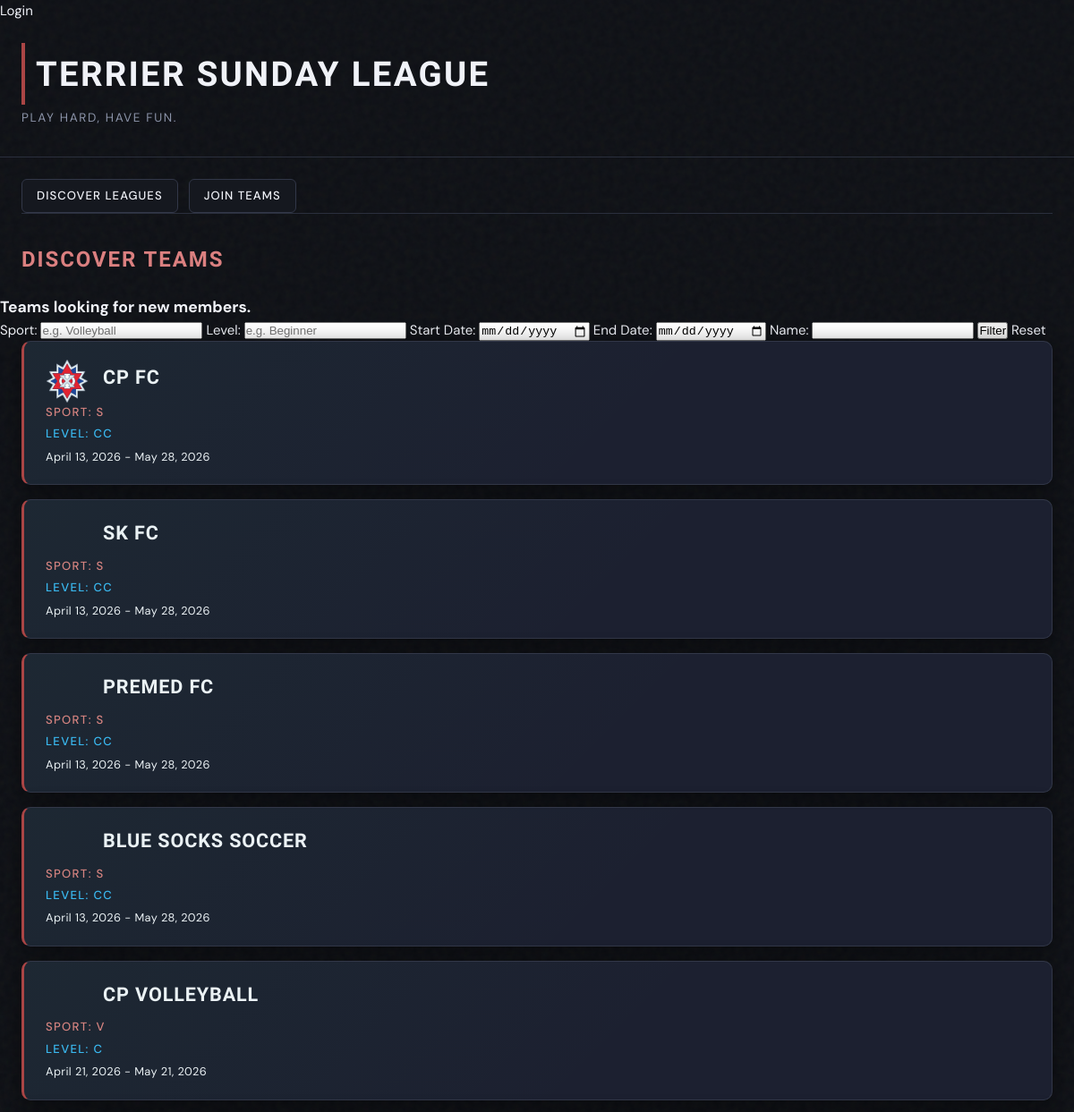
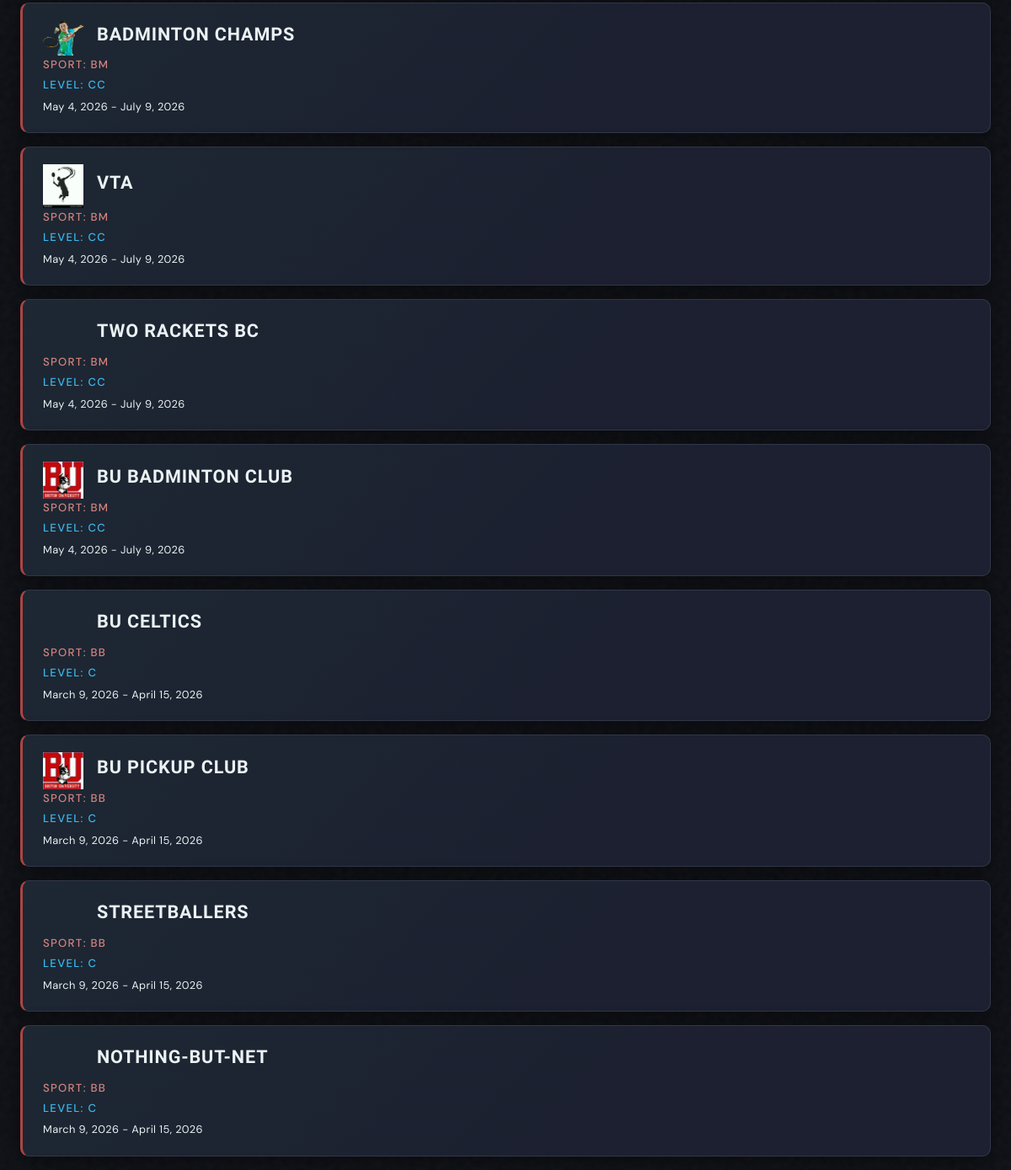
/sundayleague/teams/, run on the app's committed database (2 pictures, top to bottom).
### SundayLeague/models.py (models this page shows, shortened)
class Team(models.Model):
  team_admin = models.ForeignKey(User, on_delete=models.CASCADE) # Controls team settings and can add new members
  name = models.TextField()
  league = models.ForeignKey(League, on_delete=models.CASCADE)
  picture = models.ImageField(default=None, blank=True, null=True)
  def getImageUrl(self):
    if self.picture:
      return self.picture.url
    else:
      return ''

class League(models.Model):
  league_admin = models.ForeignKey(User, on_delete=models.CASCADE) # Controls league settings and can admit teams
  sport_type = models.CharField(blank=False)
  is_active = models.BooleanField(default=True)
  league_name = models.TextField(blank=False, default='Unnamed League')
  season_start = models.DateField()
  season_end = models.DateField()
  level = models.CharField(blank=False)

### SundayLeague/views.py (the view)
# urls.py: path('teams/', ListTeams.as_view(), name='list_teams'),
class ListTeams(ListView):
  model=Team
  template_name='SundayLeague/list_teams.html'
  context_object_name='teams'
  def get_queryset(self):
        queryset = super().get_queryset()
        sport = self.request.GET.get('sport')
        level = self.request.GET.get('level')
        start_date = self.request.GET.get('start_date')
        end_date = self.request.GET.get('end_date')
        team_name = self.request.GET.get('name')
        if sport:
          queryset = queryset.filter(league__sport_type__icontains=sport)
        if level:
          queryset = queryset.filter(league__level__icontains=level)
        if start_date:
          queryset = queryset.filter(league__season_start__gte=start_date)
        if end_date:
          queryset = queryset.filter(league__season_end__lte=end_date)
        if team_name:
          queryset = queryset.filter(name__icontains=team_name)
        return queryset

### SundayLeague/templates/SundayLeague/list_teams.html
{% extends 'SundayLeague/base.html' %}
{% block content %}
  <h2>Discover Teams</h2>
  <h3>Teams looking for new members.</h3>
  {% include 'SundayLeague/search_forms/basic_filter.html' %}
  {% for team in teams %}
  <div class="card">
      <div class="game-card-header">
        <img src="{{team.getImageUrl}}" class="team-pfp">
        <p class="league-title">{{team.name}}</p>
      </div>
      <p class="type-text">Sport: {{team.league.sport_type}}</p>
      <p class="seriousness">Level: {{team.league.level}}</p>
      <p class="dates">{{team.league.season_start}} - {{team.league.season_end}}</p>
  </div>
  {% endfor %}
{% endblock %}

### static/sundayleague.css (style rules this page uses)
:root { --bg-base: #0d0f14; --bg-surface: #15181f; --bg-card: #1c2030; --border-subtle: #2a2f3d; --border-card: #323748; --accent-green: #AA4545; --accent-amber: #DB8080; --accent-sky: #3ab8f5; --text-primary: #f0f2f8; --text-secondary: #8b93a8; --text-secondary-light: #f0f2f8; --text-dim: #555d72; --card-shadow: 0 4px 24px rgba(0,0,0,0.45); --glow-green: 0 0 12px rgba(57,232,122,0.25); --glow-amber: 0 0 12px rgba(245,166,35,0.22); }
*, *::before, *::after { box-sizing: border-box; margin: 0; padding: 0; }
h2 { font-family: 'Barlow Condensed', sans-serif; font-size: 1.5rem; font-weight: 600; letter-spacing: 0.08em; text-transform: uppercase; color: var(--accent-amber); margin: 0 1.5rem 1.25rem; }
.card { background: var(--bg-card); border: 1px solid var(--border-card); border-radius: 10px; padding: 1.25rem 1.5rem; margin: 0 1.5rem 1rem; box-shadow: var(--card-shadow); cursor: pointer; position: relative; overflow: hidden; transition: transform 0.18s ease, box-shadow 0.18s ease, border-color 0.18s ease; border-left: 3px solid var(--accent-green); }
.card::before { content: ''; position: absolute; inset: 0; background: linear-gradient(135deg, rgba(57,232,122,0.04) 0%, transparent 60%); pointer-events: none; }
.game-card-header { display: flex; flex-direction: row; align-items: center; }
.league-title { font-family: 'Barlow Condensed', sans-serif; font-size: 1.35rem; font-weight: 700; letter-spacing: 0.04em; text-transform: uppercase; color: var(--text-primary); margin-bottom: 0.5rem; }
.team-pfp { width: 3rem; height: auto; margin-right: 1rem; }
.type-text { font-size: 0.82rem; font-weight: 500; letter-spacing: 0.1em; text-transform: uppercase; color: var(--accent-amber); margin-bottom: 0.2rem; }
.seriousness { font-size: 0.82rem; font-weight: 500; letter-spacing: 0.1em; text-transform: uppercase; color: var(--accent-sky); margin-bottom: 0.35rem; }
.dates { font-size: 0.8rem; color: var(--text-secondary-bright); letter-spacing: 0.03em; }

### data on the page
Team: getImageUrl (picture), name "CP FC", league.sport_type "S", league.level "CC", league.season_start "April 13, 2026", league.season_end "May 28, 2026"
Team: name "SK FC", league.sport_type "S", league.level "CC", league.season_start "April 13, 2026", league.season_end "May 28, 2026"
Team: name "PREMED FC", league.sport_type "S", league.level "CC", league.season_start "April 13, 2026", league.season_end "May 28, 2026"
Team: name "BLUE SOCKS SOCCER", league.sport_type "S", league.level "CC", league.season_start "April 13, 2026", league.season_end "May 28, 2026"
Team: name "CP VOLLEYBALL", league.sport_type "V", league.level "C", league.season_start "April 21, 2026", league.season_end "May 21, 2026"
Team: getImageUrl (picture), name "BADMINTON CHAMPS", league.sport_type "BM", league.level "CC", league.season_start "May 4, 2026", league.season_end "July 9, 2026"
Team: getImageUrl (picture), name "VTA", league.sport_type "BM", league.level "CC", league.season_start "May 4, 2026", league.season_end "July 9, 2026"
Team: name "TWO RACKETS BC", league.sport_type "BM", league.level "CC", league.season_start "May 4, 2026", league.season_end "July 9, 2026"
Team: getImageUrl (picture), name "BU BADMINTON CLUB", league.sport_type "BM", league.level "CC", league.season_start "May 4, 2026", league.season_end "July 9, 2026"
Team: name "BU CELTICS", league.sport_type "BB", league.level "C", league.season_start "March 9, 2026", league.season_end "April 15, 2026"
Team: getImageUrl (picture), name "BU PICKUP CLUB", league.sport_type "BB", league.level "C", league.season_start "March 9, 2026", league.season_end "April 15, 2026"
Team: name "STREETBALLERS", league.sport_type "BB", league.level "C", league.season_start "March 9, 2026", league.season_end "April 15, 2026"
Team: name "NOTHING-BUT-NET", league.sport_type "BB", league.level "C", league.season_start "March 9, 2026", league.season_end "April 15, 2026"
